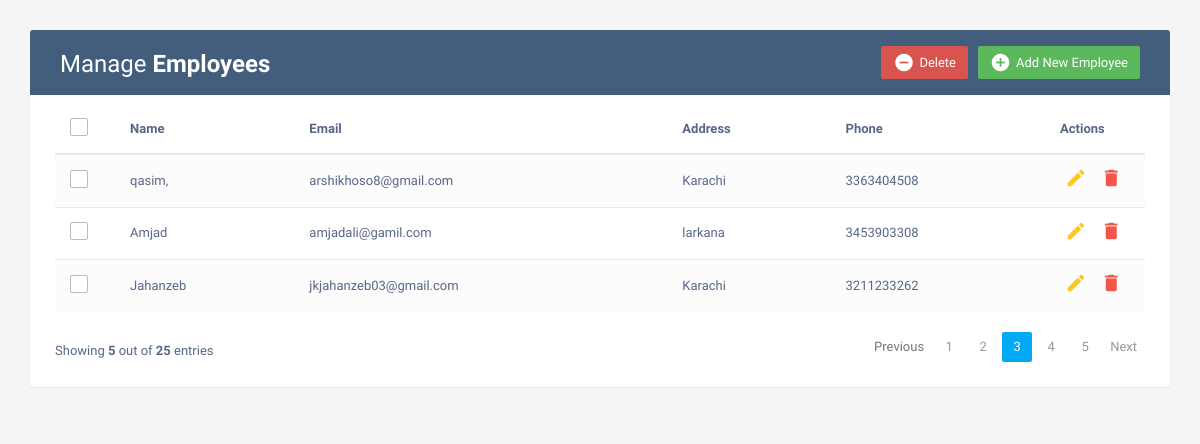
The page / on the database its author committed.
### mypage/models.py (models this page shows, shortened)
class Employees(models.Model):
    name = models.CharField(max_length=20)
    email = models.EmailField(max_length=40)
    address = models.TextField()
    phone = models.IntegerField()

### mypage/views.py (the view)
# urls.py: path('',views.INDEX, name='home'),
def INDEX(request):
    emp = Employees.objects.all()
    context = {
        'emp':emp,
    }
    return render(request, 'index.html',context)

### mypage/templates/index.html (shortened to what this page needs)
<!DOCTYPE html>
<html lang="en">
<head>
<link rel="stylesheet" href="https://maxcdn.bootstrapcdn.com/font-awesome/4.7.0/css/font-awesome.min.css">
<link rel="stylesheet" href="https://maxcdn.bootstrapcdn.com/bootstrap/3.3.7/css/bootstrap.min.css">
  <body>
    <div class="container">
        <div class="table-wrapper">
            <div class="table-title">
                <div class="row">
                    <div class="col-sm-6">
						<h2>Manage <b>Employees</b></h2>
					</div>
					<div class="col-sm-6">
						<a href="#addEmployeeModal" class="btn btn-success" data-toggle="modal"><i class="material-icons">&#xE147;</i> <span>Add New Employee</span></a>
						<a href="#deleteEmployeeModal" class="btn btn-danger" data-toggle="modal"><i class="material-icons">&#xE15C;</i> <span>Delete</span></a>
					</div>
                </div>
            </div>
            <table class="table table-striped table-hover">
                <thead>
                    <tr>
						<th>
							<span class="custom-checkbox">
								<label for="selectAll"></label>
							</span>
						</th>
                        <th>Name</th>
                        <th>Email</th>
						<th>Address</th>
                        <th>Phone</th>
                        <th>Actions</th>
                    </tr>
                </thead>
                <tbody>
                {% for i in emp %}
                    <tr>
						<td>
							<span class="custom-checkbox">
								<label for="checkbox1"></label>
							</span>
						</td>
                        <td>{{i.name}}</td>
                        <td>{{i.email}}</td>
						<td>{{i.address}}</td>
                        <td>{{i.phone}}</td>
                        <td>
                            <a href="#editEmployeeModal-{{forloop.counter}}" class="edit" data-toggle="modal"><i class="material-icons" data-toggle="tooltip" title="Edit">&#xE254;</i></a>
                            <a href="#deleteEmployeeModal-{{forloop.counter}}" class="delete" data-toggle="modal"><i class="material-icons" data-toggle="tooltip" title="Delete">&#xE872;</i></a>
                        </td>
                    </tr>
                {% endfor %}
                </tbody>
            </table>
			<div class="clearfix">
                <div class="hint-text">Showing <b>5</b> out of <b>25</b> entries</div>
                <ul class="pagination">
                    <li class="page-item disabled"><a href="#">Previous</a></li>
                    <li class="page-item"><a href="#" class="page-link">1</a></li>
                    <li class="page-item"><a href="#" class="page-link">2</a></li>
                    <li class="page-item active"><a href="#" class="page-link">3</a></li>
                    <li class="page-item"><a href="#" class="page-link">4</a></li>
                    <li class="page-item"><a href="#" class="page-link">5</a></li>
                    <li class="page-item"><a href="#" class="page-link">Next</a></li>
                </ul>
            </div>
        </div>
    </div>
</body>
</html>

### mypage/templates/index.html (style rules this page uses)
body { color: #566787; background: #f5f5f5; font-family: 'Varela Round', sans-serif; font-size: 13px; }
.table-wrapper { background: #fff; padding: 20px 25px; margin: 30px 0; border-radius: 3px; box-shadow: 0 1px 1px rgba(0,0,0,.05); }
.table-title { padding-bottom: 15px; background: #435d7d; color: #fff; padding: 16px 30px; margin: -20px -25px 10px; border-radius: 3px 3px 0 0; }
.table-title h2 { margin: 5px 0 0; font-size: 24px; }
.table-title .btn { color: #fff; float: right; font-size: 13px; border: none; min-width: 50px; border-radius: 2px; border: none; outline: none !important; margin-left: 10px; }
.table-title .btn i { float: left; font-size: 21px; margin-right: 5px; }
.table-title .btn span { float: left; margin-top: 2px; }
table.table tr th, table.table tr td { border-color: #e9e9e9; padding: 12px 15px; vertical-align: middle; }
table.table tr th:first-child { width: 60px; }
table.table tr th:last-child { width: 100px; }
table.table-striped tbody tr:nth-of-type(odd) { background-color: #fcfcfc; }
table.table td:last-child i { opacity: 0.9; font-size: 22px; margin: 0 5px; }
table.table td a { font-weight: bold; color: #566787; display: inline-block; text-decoration: none; outline: none !important; }
table.table td a.edit { color: #FFC107; }
table.table td a.delete { color: #F44336; }
table.table td i { font-size: 19px; }
.pagination { float: right; margin: 0 0 5px; }
.pagination li a { border: none; font-size: 13px; min-width: 30px; min-height: 30px; color: #999; margin: 0 2px; line-height: 30px; border-radius: 2px !important; text-align: center; padding: 0 6px; }
.pagination li.active a, .pagination li.active a.page-link { background: #03A9F4; }
.hint-text { float: left; margin-top: 10px; font-size: 13px; }
.custom-checkbox { position: relative; }
.custom-checkbox label:before { width: 18px; height: 18px; }
.custom-checkbox label:before { content: ''; margin-right: 10px; display: inline-block; vertical-align: text-top; background: white; border: 1px solid #bbb; border-radius: 2px; box-sizing: border-box; z-index: 2; }

### rows shown on the page
Employees: name "qasim,", email "arshikhoso8@gmail.com", address "Karachi", phone "3363404508"
Employees: name "Amjad", email "amjadali@gamil.com", address "larkana", phone "3453903308"
Employees: name "Jahanzeb", email "jkjahanzeb03@gmail.com", address "Karachi", phone "3211233262"
